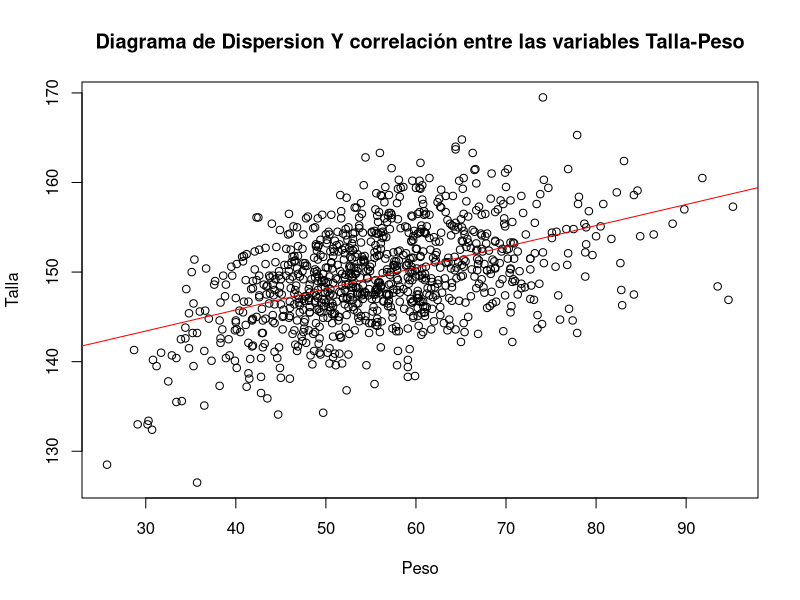

The R script that drew this image:
## ---- chunk 1

library(readxl)
datos <- read_xlsx("HuancavelicaRural.xlsx")
head(as.data.frame(datos[,2:3]),30)
## ---- chunk 2
attach(datos)
x <- Talla
y <- Peso
xbar <- mean(x)
ybar <- mean(y)

cor1 <- (sum((x-xbar)*(y-ybar)))/(sqrt(sum((x-xbar)^2))*sqrt(sum((y-ybar)^2)))
cor1
## ---- chunk 3
cor(x,y)
## ---- chunk 4
plot(Talla ~ Peso,main="Diagrama de Dispersion Y correlación entre las variables Talla-Peso",xlab='Peso',ylab='Talla')

abline(lm(Talla ~ Peso),col="red")
